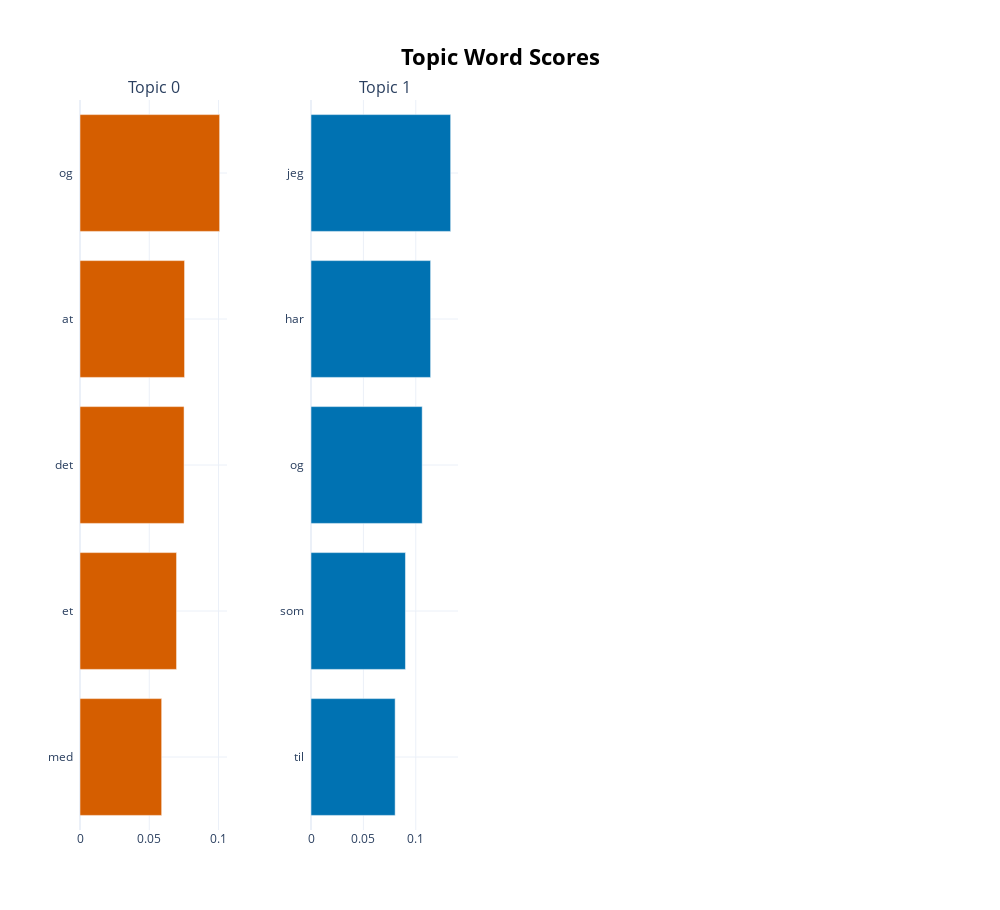

Write notebook code for a chart like this one.
### Code cell
# visualize
topic_model.visualize_barchart(top_n_topics=11, height=700)

### Figure 1 — Plotly figure (JSON) as saved in the notebook; plotly's stock layout.template omitted (floating-point values rounded to 4 significant figures)
{"data": [{"marker": {"color": "#D55E00"}, "orientation": "h", "type": "bar", "x": [0.05897, 0.06972, 0.07514, 0.07551, 0.1008], "xaxis": "x", "y": ["med  ", "et  ", "det  ", "at  ", "og  "], "yaxis": "y"}, {"marker": {"color": "#0072B2"}, "orientation": "h", "type": "bar", "x": [0.08033, 0.09017, 0.1061, 0.1142, 0.1333], "xaxis": "x2", "y": ["til  ", "som  ", "og  ", "har  ", "jeg  "], "yaxis": "y2"}], "layout": {"annotations": [{"font": {"size": 16}, "showarrow": false, "text": "Topic 0", "x": 0.0875, "xanchor": "center", "xref": "paper", "y": 1, "yanchor": "bottom", "yref": "paper"}, {"font": {"size": 16}, "showarrow": false, "text": "Topic 1", "x": 0.3625, "xanchor": "center", "xref": "paper", "y": 1, "yanchor": "bottom", "yref": "paper"}], "height": 910, "hoverlabel": {"bgcolor": "white", "font": {"family": "Rockwell", "size": 16}}, "showlegend": false, "title": {"font": {"color": "Black", "size": 22}, "text": "<b>Topic Word Scores", "x": 0.5, "xanchor": "center", "yanchor": "top"}, "width": 1000, "xaxis": {"anchor": "y", "domain": [0, 0.175], "showgrid": true}, "xaxis2": {"anchor": "y2", "domain": [0.275, 0.45], "showgrid": true}, "xaxis3": {"anchor": "y3", "domain": [0.55, 0.725], "showgrid": true}, "xaxis4": {"anchor": "y4", "domain": [0.825, 1], "showgrid": true}, "yaxis": {"anchor": "x", "domain": [0, 1], "showgrid": true}, "yaxis2": {"anchor": "x2", "domain": [0, 1], "showgrid": true}, "yaxis3": {"anchor": "x3", "domain": [0, 1], "showgrid": true}, "yaxis4": {"anchor": "x4", "domain": [0, 1], "showgrid": true}}}
